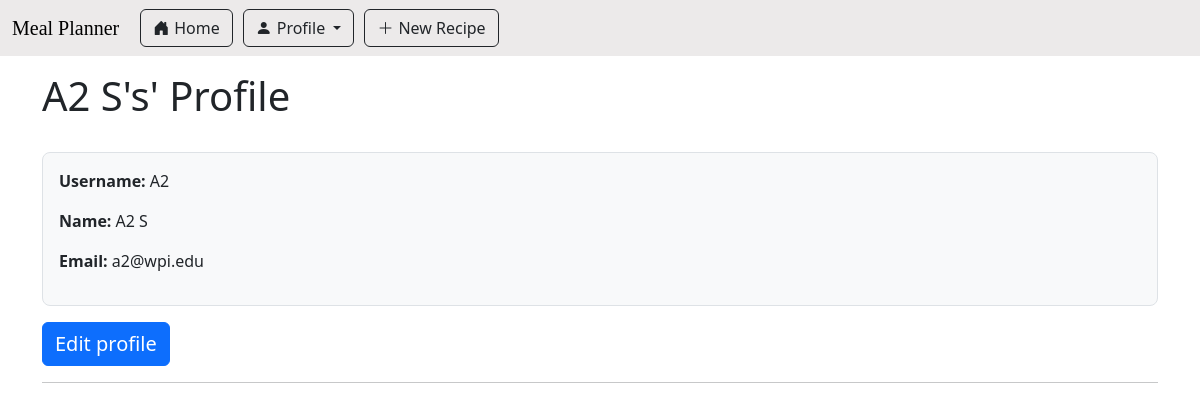
Page /user/profile (signed in) on the committed database.
### app/main/models.py (models this page shows, shortened)
class User(db.Model, UserMixin):
    id: sqlo.Mapped[int] = sqlo.mapped_column(primary_key=True)
    first_name: sqlo.Mapped[str] = sqlo.mapped_column(sqla.String(64))
    last_name: sqlo.Mapped[str] = sqlo.mapped_column(sqla.String(64))
    username: sqlo.Mapped[str] = sqlo.mapped_column(sqla.String(64))
    email: sqlo.Mapped[str] = sqlo.mapped_column(sqla.String(120))
    password_hash: sqlo.Mapped[str] = sqlo.mapped_column(sqla.String(256))
    is_certified: sqlo.Mapped[bool] = sqlo.mapped_column(sqla.Boolean, default=False)
    written_recipes: sqlo.WriteOnlyMapped['Recipe'] = sqlo.relationship(back_populates='writer')
    users_saved_recipes : sqlo.WriteOnlyMapped['Recipe'] = sqlo.relationship(
        secondary=saved_recipes_table,
        primaryjoin=(saved_recipes_table.c.user_id == id),
        back_populates='recipe_saved_by_users',
        passive_deletes=True)
    curr_ingredients: sqlo.WriteOnlyMapped['UserIngredientListUse'] = sqlo.relationship(back_populates='userlist_user')
    @login.user_loader
    def load_user(id):
        return db.session.get(User, int(id))

### app/user/user_routes.py (the view)
@bp_user.route('/user/profile', methods=['GET','POST'])
def display_profile():
    return render_template('profile.html', title="User Profile", user=current_user)

### meal_planner.py (called while the page is built)
@app.before_request
def initDB(*args, **kwargs):
    if app._got_first_request:
        db.create_all()

### app/user/templates/profile.html
{% extends "base.html" %}
{% import 'bootstrap_wtf.html' as wtf %}
{% block content %}
    <h1>{{ user.first_name }} {{ user.last_name }}'s' Profile</h1>
    <br>
    <div class="border rounded-3 bg-light p-3">
        <p> <b>Username:</b>  {{ user.username }} </p>
        <p> <b> Name: </b> {{ user.first_name }} {{ user.last_name }} </p>
        <p> <b> Email: </b> {{ user.email }}</p>
    </div>
    {% if user.id == current_user.id %}
        <p><a href="{{ url_for('user.edit_profile') }}" class="btn btn-primary mt-3 fs-5">Edit profile</a></p>
    {% endif %}
    <hr class="solid">
{% endblock %}

### app/static/css/main.css (style rules this page uses)
:root { --accent-bg-color: #eceaea; --blank-bg-color: #fff; --outline-color: #989090; }

### rows in the picture
User: first_name "A2", last_name "S", username "A2", email "a2@wpi.edu"
